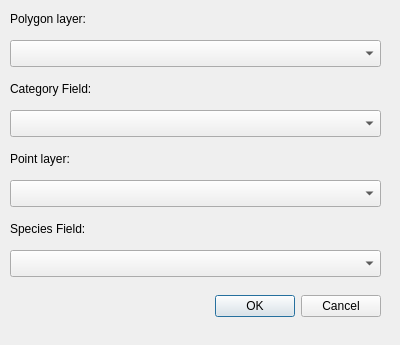
<?xml version="1.0" encoding="UTF-8"?>
<ui version="4.0">
 <class>DiversityCalcDialogBase</class>
 <widget class="QDialog" name="DiversityCalcDialogBase">
  <property name="geometry">
   <rect>
    <x>0</x>
    <y>0</y>
    <width>400</width>
    <height>345</height>
   </rect>
  </property>
  <property name="windowTitle">
   <string>Diversity Calculator</string>
  </property>
  <widget class="QDialogButtonBox" name="button_box">
   <property name="geometry">
    <rect>
     <x>40</x>
     <y>290</y>
     <width>341</width>
     <height>32</height>
    </rect>
   </property>
   <property name="orientation">
    <enum>Qt::Horizontal</enum>
   </property>
   <property name="standardButtons">
    <set>QDialogButtonBox::Cancel|QDialogButtonBox::Ok</set>
   </property>
  </widget>
  <widget class="QLabel" name="label">
   <property name="geometry">
    <rect>
     <x>10</x>
     <y>10</y>
     <width>121</width>
     <height>17</height>
    </rect>
   </property>
   <property name="text">
    <string>Polygon layer:</string>
   </property>
  </widget>
  <widget class="QgsMapLayerComboBox" name="mcbPoly">
   <property name="geometry">
    <rect>
     <x>10</x>
     <y>40</y>
     <width>371</width>
     <height>27</height>
    </rect>
   </property>
   <property name="showCrs">
    <bool>true</bool>
   </property>
  </widget>
  <widget class="QLabel" name="label_2">
   <property name="geometry">
    <rect>
     <x>10</x>
     <y>80</y>
     <width>121</width>
     <height>17</height>
    </rect>
   </property>
   <property name="text">
    <string>Category Field:</string>
   </property>
  </widget>
  <widget class="QgsFieldComboBox" name="fcbCategory">
   <property name="geometry">
    <rect>
     <x>10</x>
     <y>110</y>
     <width>371</width>
     <height>27</height>
    </rect>
   </property>
  </widget>
  <widget class="QgsFieldComboBox" name="fcbSpecies">
   <property name="geometry">
    <rect>
     <x>10</x>
     <y>250</y>
     <width>371</width>
     <height>27</height>
    </rect>
   </property>
  </widget>
  <widget class="QgsMapLayerComboBox" name="mcbPoint">
   <property name="geometry">
    <rect>
     <x>10</x>
     <y>180</y>
     <width>371</width>
     <height>27</height>
    </rect>
   </property>
   <property name="showCrs">
    <bool>true</bool>
   </property>
  </widget>
  <widget class="QLabel" name="label_3">
   <property name="geometry">
    <rect>
     <x>10</x>
     <y>150</y>
     <width>121</width>
     <height>17</height>
    </rect>
   </property>
   <property name="text">
    <string>Point layer:</string>
   </property>
  </widget>
  <widget class="QLabel" name="label_4">
   <property name="geometry">
    <rect>
     <x>10</x>
     <y>220</y>
     <width>121</width>
     <height>17</height>
    </rect>
   </property>
   <property name="text">
    <string>Species Field:</string>
   </property>
  </widget>
 </widget>
 <customwidgets>
  <customwidget>
   <class>QgsFieldComboBox</class>
   <extends>QComboBox</extends>
   <header>qgsfieldcombobox.h</header>
  </customwidget>
  <customwidget>
   <class>QgsMapLayerComboBox</class>
   <extends>QComboBox</extends>
   <header>qgsmaplayercombobox.h</header>
  </customwidget>
 </customwidgets>
 <resources/>
 <connections>
  <connection>
   <sender>button_box</sender>
   <signal>accepted()</signal>
   <receiver>DiversityCalcDialogBase</receiver>
   <slot>accept()</slot>
   <hints>
    <hint type="sourcelabel">
     <x>20</x>
     <y>20</y>
    </hint>
    <hint type="destinationlabel">
     <x>20</x>
     <y>20</y>
    </hint>
   </hints>
  </connection>
  <connection>
   <sender>button_box</sender>
   <signal>rejected()</signal>
   <receiver>DiversityCalcDialogBase</receiver>
   <slot>reject()</slot>
   <hints>
    <hint type="sourcelabel">
     <x>20</x>
     <y>20</y>
    </hint>
    <hint type="destinationlabel">
     <x>20</x>
     <y>20</y>
    </hint>
   </hints>
  </connection>
  <connection>
   <sender>mcbPoly</sender>
   <signal>layerChanged(QgsMapLayer*)</signal>
   <receiver>fcbCategory</receiver>
   <slot>setLayer(QgsMapLayer*)</slot>
   <hints>
    <hint type="sourcelabel">
     <x>195</x>
     <y>53</y>
    </hint>
    <hint type="destinationlabel">
     <x>195</x>
     <y>123</y>
    </hint>
   </hints>
  </connection>
  <connection>
   <sender>mcbPoint</sender>
   <signal>layerChanged(QgsMapLayer*)</signal>
   <receiver>fcbSpecies</receiver>
   <slot>setLayer(QgsMapLayer*)</slot>
   <hints>
    <hint type="sourcelabel">
     <x>195</x>
     <y>193</y>
    </hint>
    <hint type="destinationlabel">
     <x>195</x>
     <y>263</y>
    </hint>
   </hints>
  </connection>
 </connections>
</ui>
